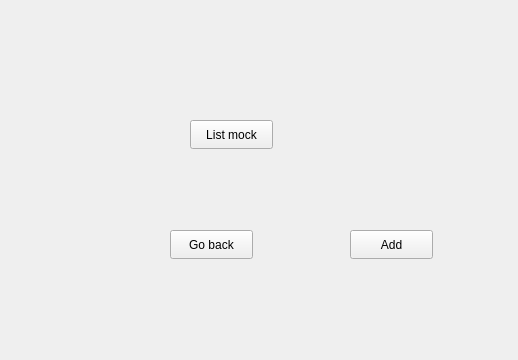
<?xml version="1.0" encoding="UTF-8"?>
<ui version="4.0">
 <class>EpisodeListViewWidget</class>
 <widget class="QWidget" name="EpisodeListViewWidget">
  <property name="geometry">
   <rect>
    <x>0</x>
    <y>0</y>
    <width>518</width>
    <height>360</height>
   </rect>
  </property>
  <property name="windowTitle">
   <string>Form</string>
  </property>
  <widget class="QPushButton" name="listMockButton">
   <property name="geometry">
    <rect>
     <x>190</x>
     <y>120</y>
     <width>83</width>
     <height>29</height>
    </rect>
   </property>
   <property name="text">
    <string>List mock</string>
   </property>
  </widget>
  <widget class="QPushButton" name="goBackButton">
   <property name="geometry">
    <rect>
     <x>170</x>
     <y>230</y>
     <width>83</width>
     <height>29</height>
    </rect>
   </property>
   <property name="text">
    <string>Go back</string>
   </property>
  </widget>
  <widget class="QPushButton" name="addEpisodeButton">
   <property name="geometry">
    <rect>
     <x>350</x>
     <y>230</y>
     <width>83</width>
     <height>29</height>
    </rect>
   </property>
   <property name="text">
    <string>Add</string>
   </property>
  </widget>
 </widget>
 <resources/>
 <connections/>
</ui>
